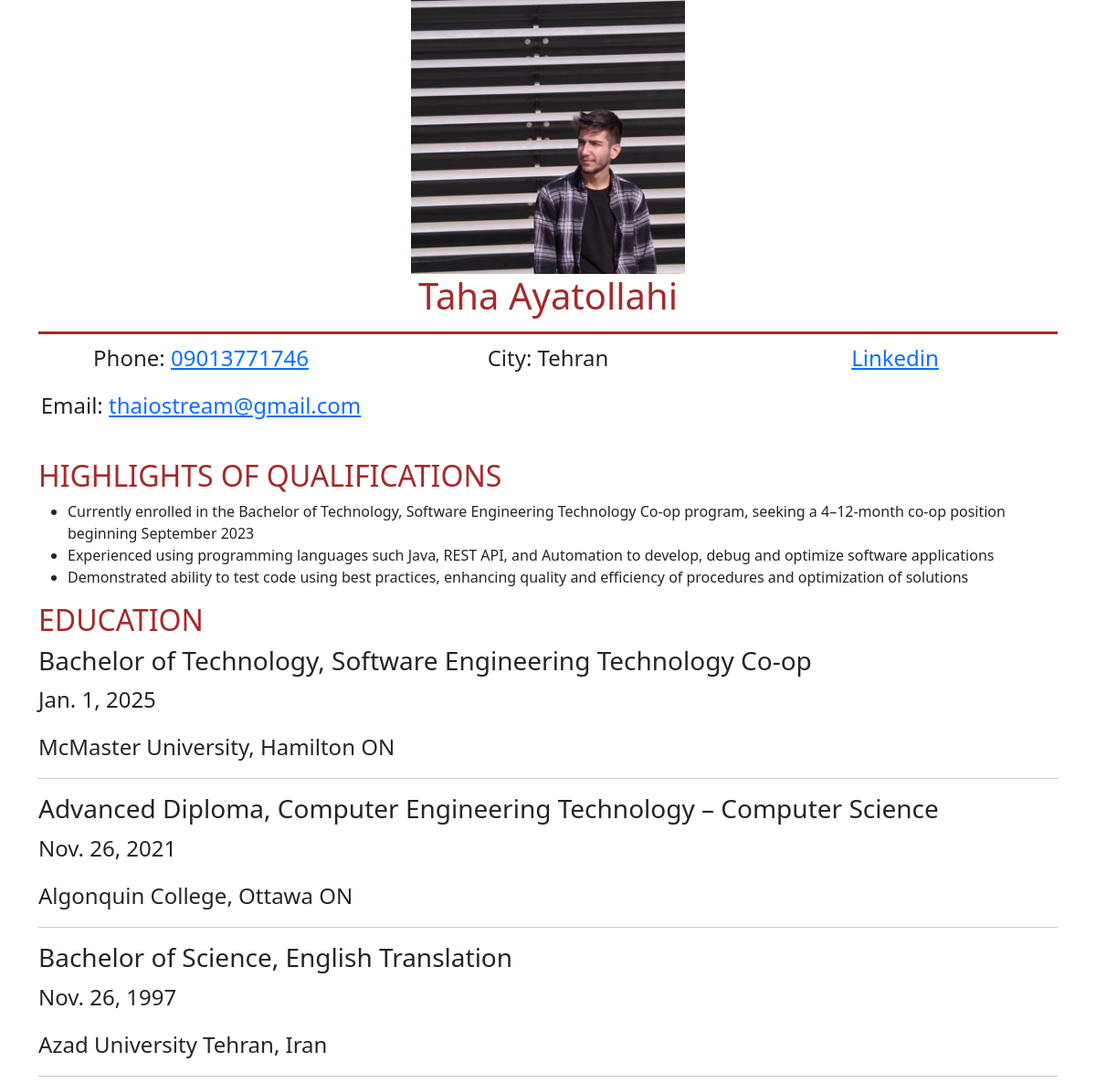
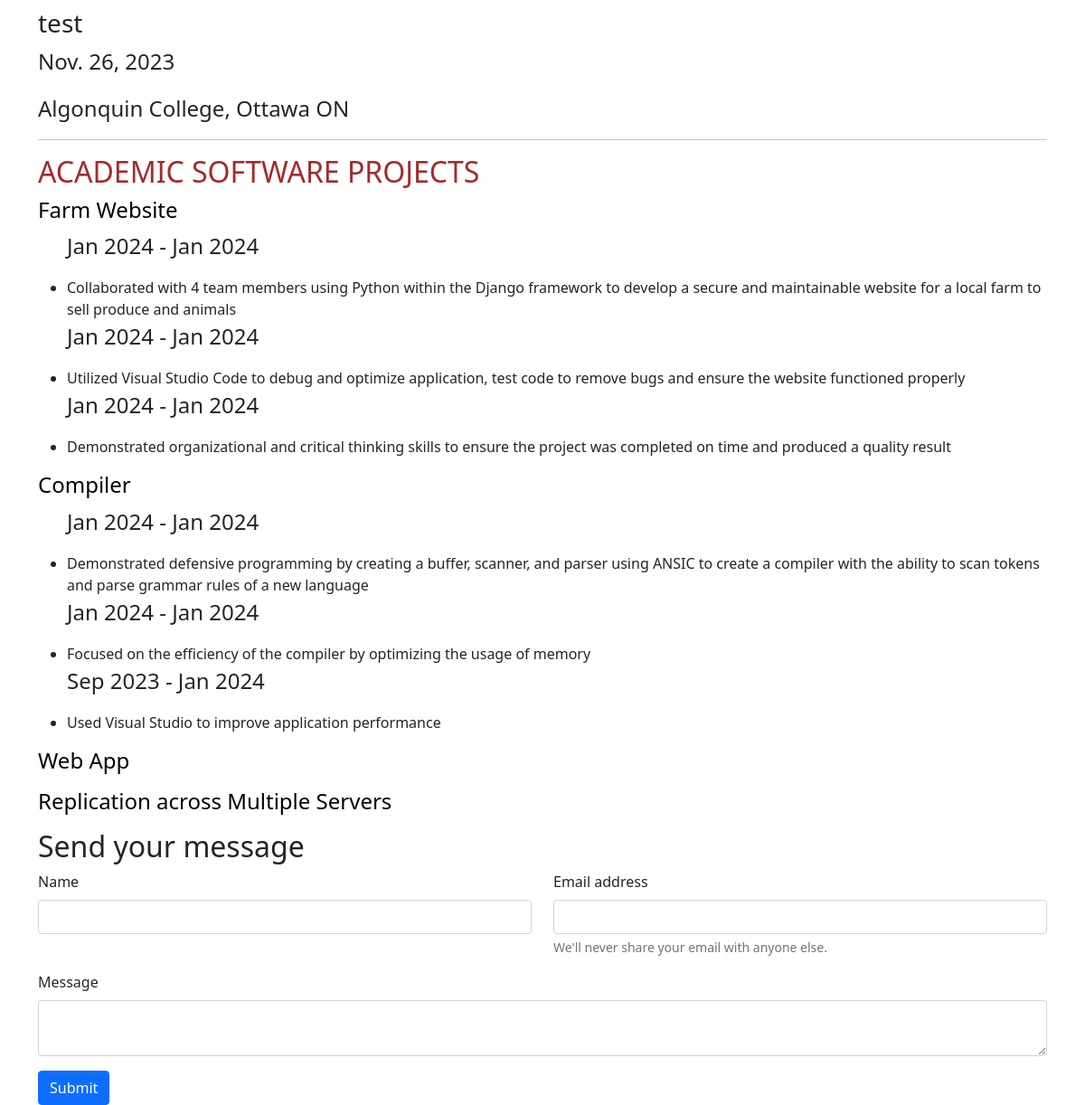
Before: / with the older database file (2 pictures, top to bottom).
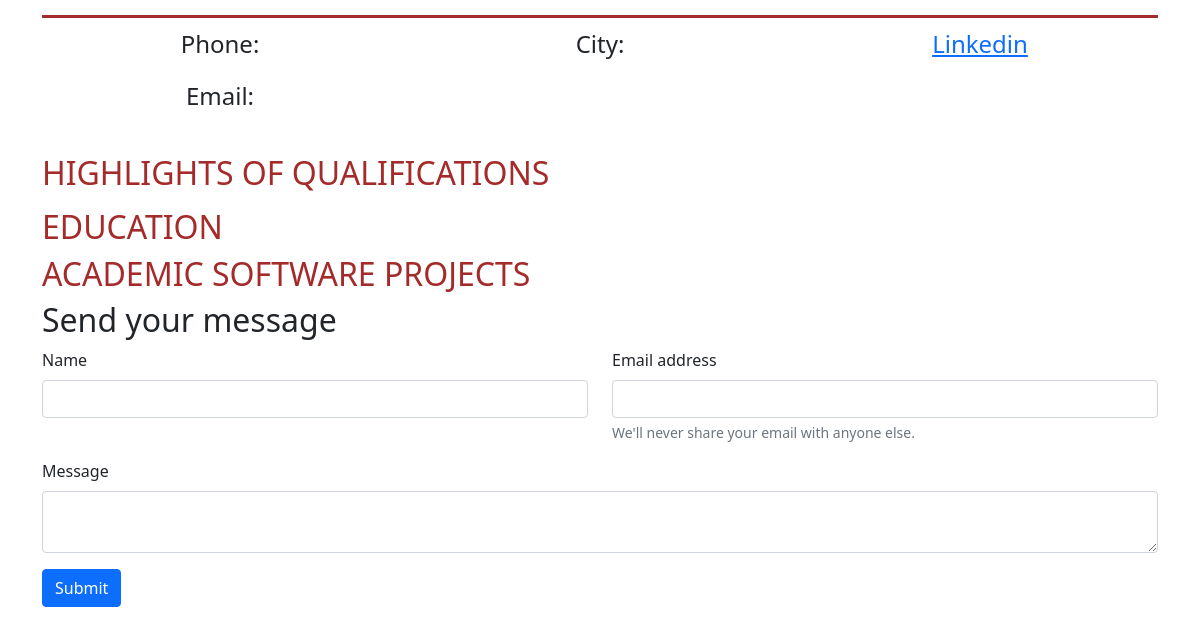
After: the same page with the newer database file.
### main/models.py (models this page shows, shortened)
class Profile(models.Model):
    full_name = models.CharField(max_length=150)
    email = models.EmailField(max_length=254)
    phone = models.CharField(max_length=13)
    linkedin = models.URLField(max_length=200)
    city = models.CharField(max_length=50)
    image = models.ImageField(upload_to='profile')

class Qualification(models.Model):
    text = models.TextField()

class Education(models.Model):
    title = models.CharField(max_length=250)
    date = models.DateField()
    address = models.CharField(max_length=250)

class AcademicProjectCategory(models.Model):
    name = models.CharField(max_length=150)

class AcademicProject(models.Model):
    text = models.TextField()
    date_start = models.DateField()
    date_end = models.DateField()
    category = models.ForeignKey("main.AcademicProjectCategory", on_delete=models.CASCADE, null=True, related_name='projects')

### main/views.py (the view, shortened to what this page needs)
# urls.py: 2. Add a URL to urlpatterns:  path('', views.home, name='home')
def home(request):
    log = None
    e = Education.objects.all()
    q = Qualification.objects.all()
    p = Profile.objects.first()
    a = AcademicProjectCategory.objects.all()
    context = {
        'educations': e,
        'qualifications': q,
        'profile': p,
        'AcademicProjectCategories': a,
        'log':log
    }
    return render(request,'home.html',context)

### templates/home.html (shortened to what this page needs)
{% load static %}
<!DOCTYPE html>
<html lang="en">
    <head>
        <link rel="stylesheet" href="{% static 'style.css' %}">
        <link rel="stylesheet" href="{% static 'bootstrap.min.css' %}">
    </head>
    <body>
        <div class="container">
            <img class="profile-image" src="{{profile.image.url}}" >
            <h1>{{profile.full_name}}</h1>
            <div class="contact">
                <div class="row text-center">
                    <div class="col-lg-4 col-12">
                        <p>Phone: <a href="tel:{{profile.phone}}">{{profile.phone}}</a></p>
                        <p>Email: <a href="mailto:{{profile.email}}">{{profile.email}}</a></p>
                    </div>
                    <div class="col-lg-4 col-12">
                        <p>City: {{profile.city}}</p>
                    </div>
                    <div class="col-lg-4 col-12">
                        <p><a href="{{profile.linkedin}}">Linkedin</a></p>
                    </div>
                </div>
            </div>
            <br>
            <h2 class="text-brown">HIGHLIGHTS OF QUALIFICATIONS</h2>
            <ul>
                {% for qualification in qualifications %}
                <li>{{qualification.text}}</li>
                {% endfor %}
            </ul>
            <h2 class="text-brown">EDUCATION</h2>
            {% for education in educations %}
                <h3>{{education.title}}</h3>
                <p>{{education.date}}</p>
                <p>{{education.address}}</p>
                <hr>
            {% endfor %}
            <h2 class = 'text-brown'> ACADEMIC SOFTWARE PROJECTS</h2>
            {% for category in AcademicProjectCategories %}
            <h4 class = 'text-black'> {{category.name}} </h4>
            <ul>
                {% for AcademicProject in category.projects.all %}
                <p>{{AcademicProject.date_start|date:"M Y"}} - {{AcademicProject.date_end|date:"M Y"}}</p>
                <li> {{AcademicProject.text}}</li>
                {% endfor %}
            </ul>
            {% endfor %}
            <h2>Send your message</h2>
            <form method="post">
                <div class="row">
                    <div class="col-6 mb-3">
                        <label for="name-input" class="form-label">Name</label>
                        <input name="name" type="text" class="form-control" id="name-input" required>
                    </div>
                    <div class="col-6 mb-3">
                        <label for="exampleInputEmail1" class="form-label">Email address</label>
                        <input name="email" type="email" class="form-control" id="exampleInputEmail1" aria-describedby="emailHelp" required>
                        <div id="emailHelp" class="form-text">We'll never share your email with anyone else.</div>
                    </div>
                    <div class="col-12 mb-3">
                        <label for="msg" class="form-label">Message</label>
                        <textarea name="text" id="msg" class="form-control" required></textarea>
                    </div>
                </div>
                <button type="submit" class="btn btn-primary">Submit</button>
            </form>
        </div>
    </body>
</html>

### static/style.css (style rules this page uses)
h1 { color: brown; text-align: center; border-bottom: solid brown 3px; padding-bottom: 15px; }
p { font-size: 18pt; }
.text-brown { color: brown; }

Changed rows visible on the page:
removed Profile: image (picture), full_name "Taha Ayatollahi", phone "09013771746", email "thaiostream@gmail.com", city "Tehran"
removed Qualification: text "Currently enrolled in the Bachelor of Technology, Software Engineering Technology Co-op program, seeking a 4–12-month co-op position beginning September 2023"
removed Qualification: text "Experienced using programming languages such Java, REST API, and Automation to develop, debug and optimize software applications"
removed Qualification: text "Demonstrated ability to test code using best practices, enhancing quality and efficiency of procedures and optimization of solutions"
removed Education: title "Bachelor of Technology, Software Engineering Technology Co-op", date "Jan. 1, 2025", address "McMaster University, Hamilton ON"
removed Education: title "Advanced Diploma, Computer Engineering Technology – Computer Science", date "Nov. 26, 2021", address "Algonquin College, Ottawa ON"
removed Education: title "Bachelor of Science, English Translation", date "Nov. 26, 1997", address "Azad University Tehran, Iran"
removed Education: title "test", date "Nov. 26, 2023", address "Algonquin College, Ottawa ON"
removed AcademicProjectCategory: name "Farm Website"
removed AcademicProject: date_start "Jan 2024", date_end "Jan 2024", text "Collaborated with 4 team members using Python within the Django framework to develop a secure and maintainable website for a local farm to sell produce and animals", shown under "Farm Website"
removed AcademicProject: date_start "Jan 2024", date_end "Jan 2024", text "Utilized Visual Studio Code to debug and optimize application, test code to remove bugs and ensure the website functioned properly", shown under "Farm Website"
removed AcademicProject: date_start "Jan 2024", date_end "Jan 2024", text "Demonstrated organizational and critical thinking skills to ensure the project was completed on time and produced a quality result", shown under "Farm Website"
removed AcademicProjectCategory: name "Compiler"
removed AcademicProject: date_start "Jan 2024", date_end "Jan 2024", text "Demonstrated defensive programming by creating a buffer, scanner, and parser using ANSIC to create a compiler with the ability to scan tokens and parse grammar rules of a new language", shown under "Compiler"
removed AcademicProject: date_start "Jan 2024", date_end "Jan 2024", text "Focused on the efficiency of the compiler by optimizing the usage of memory", shown under "Compiler"
removed AcademicProject: date_start "Sep 2023", date_end "Jan 2024", text "Used Visual Studio to improve application performance", shown under "Compiler"
removed AcademicProjectCategory: name "Web App"
removed AcademicProjectCategory: name "Replication across Multiple Servers"
